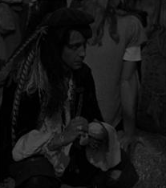
%> input picture assignment-1-transformations/3/data/test.png, 166 x 188 px
$ octave myMainScript.m   (GNU Octave 9; MATLAB toolbox functions it lacks are replaced by stand-ins)
%> lines starting %> are read from the running program, lines starting %| are printed output that depends on the picture; in (x1, y1, x2, y2) boxes, pixels count from 0 and x2, y2 are one past the last pixel; in counts of white or black regions, pixels touching at a corner belong together; the program's own positions count from 1
%> further down, img is the input picture: size 188x166x3 uint8; min 0, max 84, mean 20.6
### assignment-1-transformations/3/codes/myBiHistogramEqualization.m
function [newImg] = myBiHistogramEqualization(img)
  img_flat = reshape(img, 1, []);
  med = double(median(img_flat));
%> med = 18

  img_low_elim = img > med;
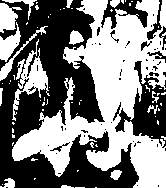
%> img_low_elim: size 188x166x3 logical; 49.6% white; 71 white regions (56 under 20 px), largest, box (x1, y1, x2, y2) and area: (12, 0, 166, 188) 12571, (12, 39, 50, 121) 924, (0, 3, 22, 33) 399
  img_high_elim = img <= med;

  img_low = img;
  img_low(img_low_elim)=0;
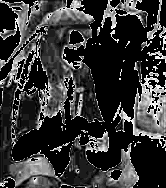
%> img_low: size 188x166x3 uint8; min 0, max 18, mean 3.83; drawn with min black and max white
  img_high = img;
  img_high(img_high_elim)=0;

  [~, lowMap] = histeq(img_low,med);
%> lowMap = 256 values from 0.471 to 1
  [~, highMap] = histeq(img_high,256-med);
%> highMap = 256 values from 0.502 to 1
  lookupTable = uint8([med*lowMap(1:med), 256*highMap(med+1:end)]);
%> lookupTable = 256 values from 8 to 255
  newImg = intlut(img, lookupTable);
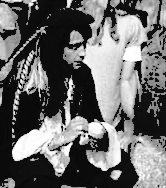
%> newImg: size 188x166x3 uint8; min 8, max 255, mean 105.4

### HW_1/assignment-1-transformations/3/codes/myMainScript.m
%% MyMainScript

tic;
%% Your code here
img = imread("../data/test.png");
newImg = myBiHistogramEqualization(img);

cd ../
mkdir images
cd images
save test_biHE.mat newImg;

toc;
